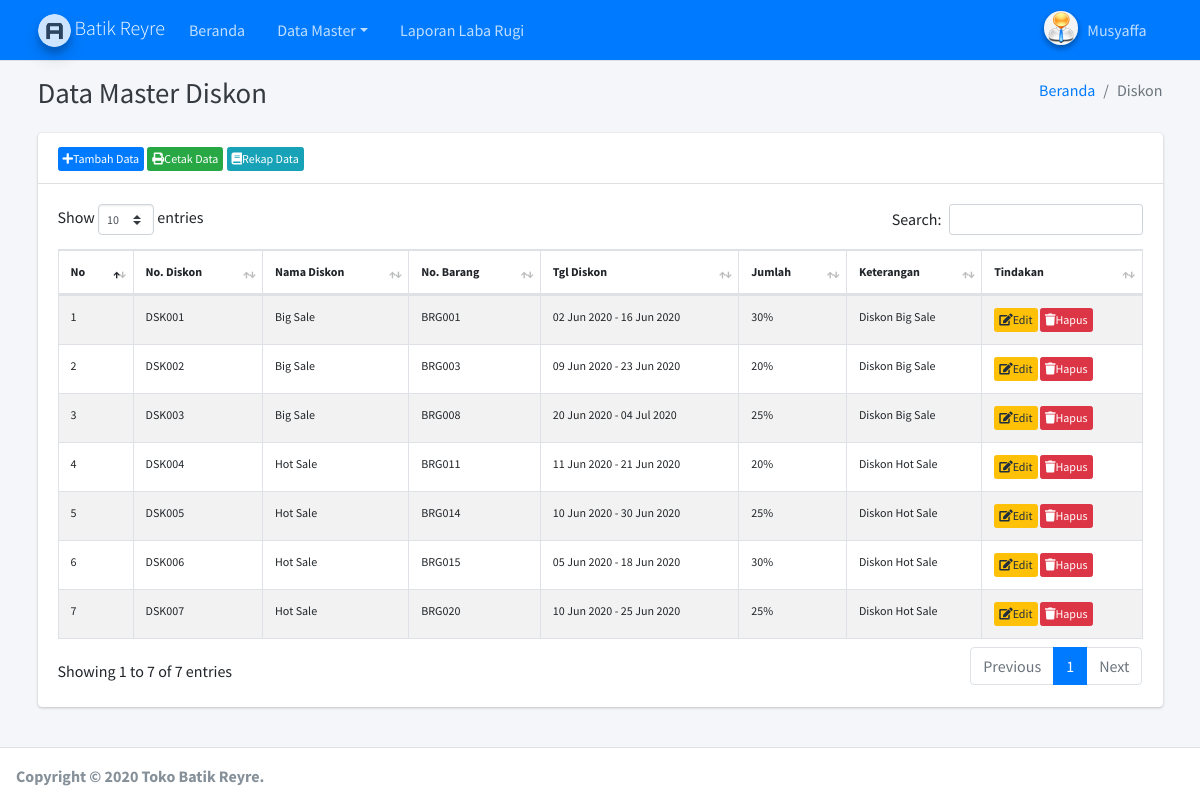
The app's page /paneladmin/admin.php?hlm=diskon (signed in) with its own data.
### tables this page shows
CREATE TABLE `tbl_diskon` (
  `no_diskon` varchar(50) NOT NULL,
  `no_brg` varchar(50) NOT NULL,
  `jml_diskon` int(11) NOT NULL
);

CREATE TABLE `tbl_diskon_detail` (
  `no_diskon` varchar(50) NOT NULL,
  `nm_diskon` varchar(250) NOT NULL,
  `no_brg` varchar(50) NOT NULL,
  `tgl_diskon` date NOT NULL,
  `tgl_diskon_akhir` date NOT NULL,
  `jml_diskon` int(11) NOT NULL,
  `ket` text NOT NULL
);

### paneladmin/site/diskon/diskon.php (the view, shortened to what this page needs)
<?php
require_once'koneksi.php';
?>
<?php
if( empty( $_SESSION['id_user'] ) ){
	$_SESSION['err'] = '<strong>ERROR!</strong> Anda harus login terlebih dahulu.';
	header('Location: ./');
	die();
} else {
	if( isset( $_REQUEST['aksi'] )){
		$aksi = $_REQUEST['aksi'];
		switch($aksi){
			case 'baru':
				include 'diskon_baru.php';
				break;
			case 'edit':
				include 'diskon_edit.php';
				break;
			case 'hapus':
				include 'diskon_hapus.php';
				break;
			case 'cetak':
				include 'diskon_print.php';
				break;
			case 'rekap':
				include 'diskon_rekap.php';
				break;
		}
	} else {
?>
  <div class="content-wrapper">
    <div class="content-header">
      <div class="container">
        <div class="row mb-2">
          <div class="col-sm-6">
            <h1 class="m-0 text-dark"> Data Master Diskon</h1>
          </div>
          <div class="col-sm-6">
            <ol class="breadcrumb float-sm-right">
              <li class="breadcrumb-item"><a href="admin.php">Beranda</a></li>
              <li class="breadcrumb-item active">Diskon</li>
            </ol>
          </div>
        </div>
      </div>
    </div>
<div class="content">
<div class="container">
<div class="row">
<div class="col-lg-12">
<div class="card">
	<div class="card-header">
		<div class="box pull-right">
			<a href="./admin.php?hlm=diskon&aksi=baru" type="button" class="btn btn-primary btn-xs"><i class="fas fa-plus nav-icon"></i>Tambah Data</a>
			<a href="./admin.php?hlm=diskon&aksi=cetak" target="_blank" type="button" class="btn btn-success btn-xs"><i class="fas fa-print nav-icon"></i>Cetak Data</a>
			<a href="./admin.php?hlm=diskon&aksi=rekap" target="_blank" type="button" class="btn btn-info btn-xs"><i class="fas fa-book nav-icon"></i>Rekap Data</a>
		</div>
	</div>
<div class="card-body">
<table id="example1" class="table table-bordered table-striped text-xs">
				 <thead>
				   <tr class="info">
					 <th>No</th>
					 <th>No. Diskon</th>
					 <th>Nama Diskon</th>
					 <th>No. Barang</th>
					 <th>Tgl Diskon</th>
					 <th>Jumlah</th>
					 <th>Keterangan</th>
					 <th>Tindakan</th>
				   </tr>
				 </thead>
<tbody>
<?php
if(!ISSET($_POST['submit'])){
$sql = "SELECT * FROM tbl_diskon, tbl_diskon_detail WHERE tbl_diskon.no_diskon=tbl_diskon_detail.no_diskon";
$no = 0;
$query = mysqli_query($koneksi, $sql);
while ($row = mysqli_fetch_array($query)){
$no++;
?>
<tr>
 <td><?php echo $no; ?></td>
 <td><?php echo $row['no_diskon']; ?></td>
 <td><?php echo $row['nm_diskon']; ?></td>
 <td><?php echo $row['no_brg']; ?></td>
 <td><?php echo date("d M Y", strtotime($row['tgl_diskon'])) ?> - <?php echo date("d M Y", strtotime($row['tgl_diskon_akhir'])) ?></td>
 <td><?php echo $row['jml_diskon']; ?>%</td>
 <td><?php echo $row['ket']; ?></td>
 <td>
		<a href="?hlm=diskon&aksi=edit&no_diskon=<?php echo $row['no_diskon']; ?>" class="btn btn-warning btn-xs"><i class="fas fa-edit nav-icon"></i>Edit</a>
		<a href="?hlm=diskon&aksi=hapus&submit=yes&no_diskon=<?php echo $row['no_diskon']; ?>" onclick="diskon konfirmasi()" class="btn btn-danger btn-xs"><i class="fas fa-trash nav-icon"></i>Hapus</a>
 </td>
</tr>
<?php } } ?>
<?php }} ?>
	</tbody>
</table>
            </div>
          </div>
        </div>
      </div>
	</div>
    </div>
	</div>

### records on screen
tbl_diskon: no_diskon.no_diskon "DSK001", no_diskon.nm_diskon "Big Sale", no_diskon.no_brg "BRG001", no_diskon.tgl_diskon "02 Jun 2020", no_diskon.tgl_diskon_akhir "16 Jun 2020", no_diskon.jml_diskon "30", no_diskon.ket "Diskon Big Sale"
tbl_diskon: no_diskon.no_diskon "DSK002", no_diskon.nm_diskon "Big Sale", no_diskon.no_brg "BRG003", no_diskon.tgl_diskon "09 Jun 2020", no_diskon.tgl_diskon_akhir "23 Jun 2020", no_diskon.jml_diskon "20", no_diskon.ket "Diskon Big Sale"
tbl_diskon: no_diskon.no_diskon "DSK003", no_diskon.nm_diskon "Big Sale", no_diskon.no_brg "BRG008", no_diskon.tgl_diskon "20 Jun 2020", no_diskon.tgl_diskon_akhir "04 Jul 2020", no_diskon.jml_diskon "25", no_diskon.ket "Diskon Big Sale"
tbl_diskon: no_diskon.no_diskon "DSK004", no_diskon.nm_diskon "Hot Sale", no_diskon.no_brg "BRG011", no_diskon.tgl_diskon "11 Jun 2020", no_diskon.tgl_diskon_akhir "21 Jun 2020", no_diskon.jml_diskon "20", no_diskon.ket "Diskon Hot Sale"
tbl_diskon: no_diskon.no_diskon "DSK005", no_diskon.nm_diskon "Hot Sale", no_diskon.no_brg "BRG014", no_diskon.tgl_diskon "10 Jun 2020", no_diskon.tgl_diskon_akhir "30 Jun 2020", no_diskon.jml_diskon "25", no_diskon.ket "Diskon Hot Sale"
tbl_diskon: no_diskon.no_diskon "DSK006", no_diskon.nm_diskon "Hot Sale", no_diskon.no_brg "BRG015", no_diskon.tgl_diskon "05 Jun 2020", no_diskon.tgl_diskon_akhir "18 Jun 2020", no_diskon.jml_diskon "30", no_diskon.ket "Diskon Hot Sale"
tbl_diskon: no_diskon.no_diskon "DSK007", no_diskon.nm_diskon "Hot Sale", no_diskon.no_brg "BRG020", no_diskon.tgl_diskon "10 Jun 2020", no_diskon.tgl_diskon_akhir "25 Jun 2020", no_diskon.jml_diskon "25", no_diskon.ket "Diskon Hot Sale"

### other values on screen
$_SESSION['nm_admin'] "Musyaffa"
